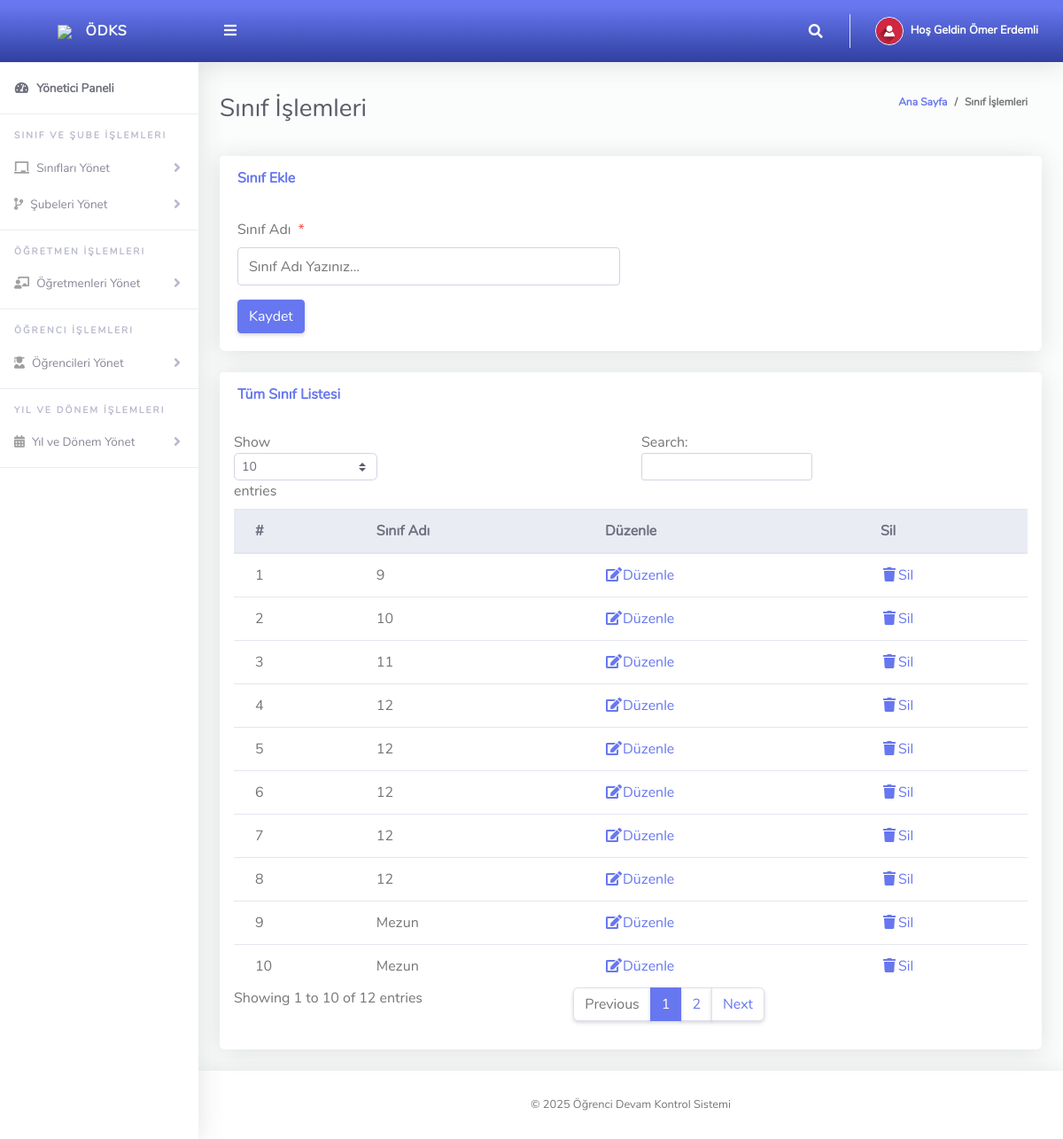
Screenshot of /Admin/yaratSinif.php (signed in) with the database file from the repository.
### tables this page shows
CREATE TABLE `odksyonetici` (
  `Id` int(10) NOT NULL,
  `adi` varchar(50) NOT NULL,
  `soyadi` varchar(50) NOT NULL,
  `eposta` varchar(50) NOT NULL,
  `sifre` varchar(50) NOT NULL
);

CREATE TABLE `odkssinif` (
  `Id` int(10) NOT NULL,
  `sinifAdi` varchar(255) NOT NULL
);

### Admin/yaratSinif.php (the view, shortened to what this page needs)
<?php
include '../Includes/dbcon.php';
?>
<!DOCTYPE html>
<html lang="en">
<head>
  <link href="../vendor/fontawesome-free/css/all.min.css" rel="stylesheet" type="text/css">
  <link href="../vendor/bootstrap/css/bootstrap.min.css" rel="stylesheet" type="text/css">
  <link href="css/ruang-admin.min.css" rel="stylesheet">
</head>
<body id="page-top">
  <div id="wrapper">
      <?php include "Includes/sidebar.php";?>
    <div id="content-wrapper" class="d-flex flex-column">
      <div id="content">
       <?php include "Includes/topbar.php";?>
        <div class="container-fluid" id="container-wrapper">
          <div class="d-sm-flex align-items-center justify-content-between mb-4">
            <h1 class="h3 mb-0 text-gray-800">Sınıf İşlemleri</h1>
            <ol class="breadcrumb">
              <li class="breadcrumb-item"><a href="./">Ana Sayfa</a></li>
              <li class="breadcrumb-item active" aria-current="page">Sınıf İşlemleri</li>
            </ol>
          </div>
          <div class="row">
            <div class="col-lg-12">
              <div class="card mb-4">
                <div class="card-header py-3 d-flex flex-row align-items-center justify-content-between">
                  <h6 class="m-0 font-weight-bold text-primary">Sınıf Ekle</h6>
                </div>
                <div class="card-body">
                  <form method="post">
                    <div class="form-group row mb-3">
                        <div class="col-xl-6">
                            <label class="form-control-label">Sınıf Adı<span class="text-danger ml-2">*</span></label>
                      <input type="text" class="form-control" name="sinifAdi" value="<?php echo $row['sinifAdi'];?>" id="exampleInputadi" placeholder="Sınıf Adı Yazınız...">
                        </div>
                    </div>
                      <?php
                    if (isset($Id))
                    {
                    ?>
                    <button type="submit" name="update" class="btn btn-warning">Güncelle</button>
                    &nbsp;&nbsp;&nbsp;&nbsp;&nbsp;&nbsp;&nbsp;&nbsp;&nbsp;&nbsp;
                    <?php
                    } else {
                    ?>
                    <button type="submit" name="save" class="btn btn-primary">Kaydet</button>
                    <?php
                    }
                    ?>
                  </form>
                </div>
              </div>
                 <div class="row">
              <div class="col-lg-12">
              <div class="card mb-4">
                <div class="card-header py-3 d-flex flex-row align-items-center justify-content-between">
                  <h6 class="m-0 font-weight-bold text-primary">Tüm Sınıf Listesi</h6>
                </div>
                <div class="table-responsive p-3">
                  <table class="table align-items-center table-flush table-hover" id="dataTableHover">
                    <thead class="thead-light">
                      <tr>
                        <th>#</th>
                        <th>Sınıf Adı</th>
                        <th>Düzenle</th>
                        <th>Sil</th>
                      </tr>
                    </thead>
                    <tbody>
                  <?php
                      $query = "SELECT * FROM odkssinif";
                      $rs = $conn->query($query);
                      $num = $rs->num_rows;
                      $sn=0;
                      if($num > 0)
                      {
                        while ($rows = $rs->fetch_assoc())
                          {
                             $sn = $sn + 1;
                            echo"
                              <tr>
                                <td>".$sn."</td>
                                <td>".$rows['sinifAdi']."</td>
                                <td><a href='?action=edit&Id=".$rows['Id']."'><i class='fas fa-fw fa-edit'></i>Düzenle</a></td>
                                <td><a href='?action=delete&Id=".$rows['Id']."'><i class='fas fa-fw fa-trash'></i>Sil</a></td>
                              </tr>";
                          }
                      }
                      else
                      {
                           echo
                           "<div class='alert alert-danger' role='alert'>
                           Kayıt Bulunmadı!
                            </div>";
                      }
                      ?>
                    </tbody>
                  </table>
                </div>
              </div>
            </div>
            </div>
          </div>
        </div>
      </div>
       <?php include "Includes/footer.php";?>
    </div>
  </div>
</body>
</html>

### Admin/Includes/topbar.php (shortened to what this page needs)
<?php
  $query = "SELECT * FROM odksyonetici WHERE Id = ".$_SESSION['userId']."";
  $rs = $conn->query($query);
  $rows = $rs->fetch_assoc();
  $fullName = $rows['adi']." ".$rows['soyadi'];
?>
<nav class="navbar navbar-expand navbar-light bg-gradient-primary topbar mb-4 static-top">
          <button id="sidebarToggleTop" class="btn btn-link rounded-circle mr-3">
            <i class="fa fa-bars"></i>
          </button>
          <ul class="navbar-nav ml-auto">
            <li class="nav-item dropdown no-arrow">
              <a class="nav-link dropdown-toggle" href="#" id="searchDropdown" role="button" data-toggle="dropdown"
                aria-haspopup="true" aria-expanded="false">
                <i class="fas fa-search fa-fw"></i>
              </a>
            </li>
            <li class="nav-item dropdown no-arrow">
              <a class="nav-link dropdown-toggle" href="#" id="userDropdown" role="button" data-toggle="dropdown"
                aria-haspopup="true" aria-expanded="false">
                <img class="img-profile rounded-circle" src="img/user-icn.png" style="max-width: 60px">
                <span class="ml-2 d-none d-lg-inline text-white small"><b>Hoş Geldin <?php echo $fullName;?></b></span>
              </a>
            </li>
          </ul>
        </nav>

### rows the page displays
odksyonetici: fullName "Ömer Erdemli"
odkssinif: sinifAdi "9"
odkssinif: sinifAdi "10"
odkssinif: sinifAdi "11"
odkssinif: sinifAdi "12"
odkssinif: sinifAdi "12"
odkssinif: sinifAdi "12"
odkssinif: sinifAdi "12"
odkssinif: sinifAdi "12"
odkssinif: sinifAdi "Mezun"
odkssinif: sinifAdi "Mezun"
